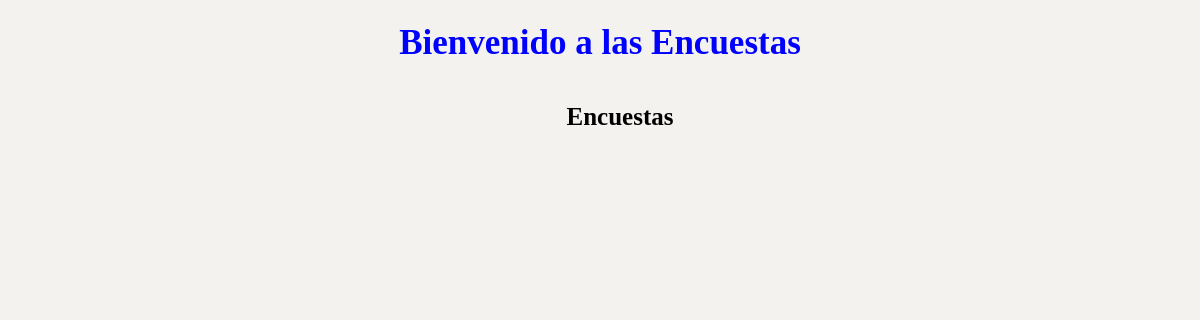
/, run on an earlier commit of the app's database.
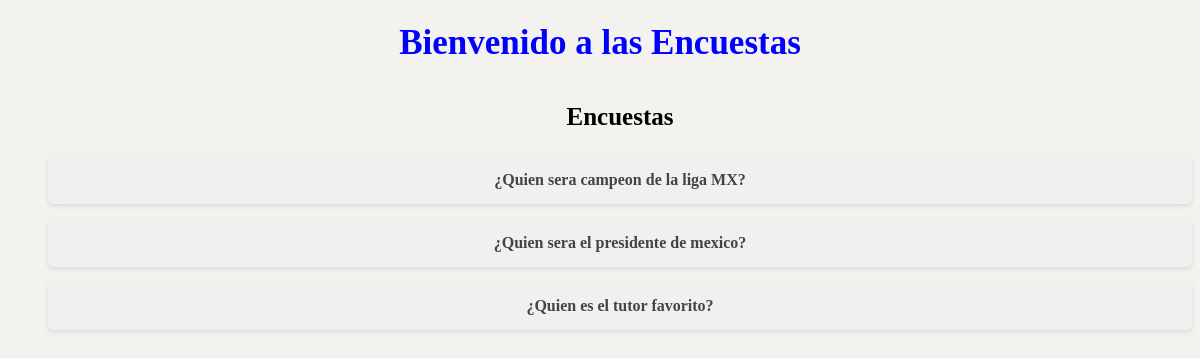
And on a later commit of the database.
### polls/models.py (models this page shows, shortened)
class Question(models.Model):
    question_text = models.CharField(max_length=150)
    pub_date = models.DateTimeField()

### polls/views.py (the view)
# urls.py: path('', views.home, name='home'),
def home(request):
    questions = Question.objects.all()
    return render(request, 'polls/home.html',{
        "questions": questions
    })

### templates/polls/home.html (shortened to what this page needs)
{% extends 'base.html' %}
{% block content %}
<h1 class="title" >Bienvenido a las Encuestas</h1>
<ul class="question-list">
    <h3 class="subtitle" >Encuestas</h3>
    {% for q in questions %}
    <li class="question-item" ><a class="question-link" href="{% url 'polls:vote' q.id %}">{{ q.question_text }}</a></li>
    {% endfor %}
</ul>
{% endblock %}

### templates/base.html (shortened to what this page needs)
<!DOCTYPE html>
<html lang="en">
<head>
    {% load static %}
    <link type="text/css" href='{% static "styles.css" %}' rel="stylesheet" >
</head>
<body>
    <div class="container">
        {% block content %}
        {% endblock %}
    </div>
</body>
</html>

### pollsapp/static/styles.css (style rules this page uses)
body { background-color: #f4f2ee; }
.title { color: blue; text-align: center; font-size: 35px; }
.subtitle { color: black; text-align: center; font-size: 25px; }
.question-list { color: black; text-align: center; text-decoration: none; margin-top: 40px; list-style: none; }
.question-item { background-color: #f0f0f0; border-radius: 5px; margin-bottom: 15px; padding: 15px; box-shadow: 0 2px 5px rgba(0, 0, 0, 0.1); transition: background-color 0.3s ease, transform 0.3s ease; }
.question-link { text-decoration: none; color: #444; font-weight: bold; }

What changed in the data, as far as the page shows it:
added Question: question_text "¿Quien sera campeon de la liga MX?"
added Question: question_text "¿Quien sera el presidente de mexico?"
added Question: question_text "¿Quien es el tutor favorito?"
